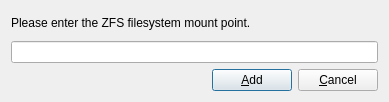
<?xml version="1.0" encoding="UTF-8"?>
<ui version="4.0">
 <class>dialogZFSMount</class>
 <widget class="QDialog" name="dialogZFSMount">
  <property name="geometry">
   <rect>
    <x>0</x>
    <y>0</y>
    <width>389</width>
    <height>102</height>
   </rect>
  </property>
  <property name="windowTitle">
   <string notr="true">TrueOS</string>
  </property>
  <property name="modal">
   <bool>true</bool>
  </property>
  <layout class="QGridLayout" name="gridLayout">
   <item row="0" column="0">
    <widget class="QLabel" name="label">
     <property name="text">
      <string>Please enter the ZFS filesystem mount point.</string>
     </property>
     <property name="wordWrap">
      <bool>true</bool>
     </property>
    </widget>
   </item>
   <item row="1" column="0">
    <widget class="QLineEdit" name="lineZFSMount"/>
   </item>
   <item row="2" column="0">
    <layout class="QHBoxLayout" name="horizontalLayout">
     <item>
      <spacer name="horizontalSpacer">
       <property name="orientation">
        <enum>Qt::Horizontal</enum>
       </property>
       <property name="sizeHint" stdset="0">
        <size>
         <width>158</width>
         <height>20</height>
        </size>
       </property>
      </spacer>
     </item>
     <item>
      <widget class="QPushButton" name="pushAdd">
       <property name="text">
        <string>&amp;Add</string>
       </property>
       <property name="icon">
        <iconset resource="sysinstaller.qrc">
         <normaloff>:/TRUEOS/images/edit_add.png</normaloff>:/TRUEOS/images/edit_add.png</iconset>
       </property>
      </widget>
     </item>
     <item>
      <widget class="QPushButton" name="pushCancel">
       <property name="text">
        <string>&amp;Cancel</string>
       </property>
      </widget>
     </item>
    </layout>
   </item>
  </layout>
 </widget>
 <resources>
  <include location="sysinstaller.qrc"/>
 </resources>
 <connections/>
</ui>
